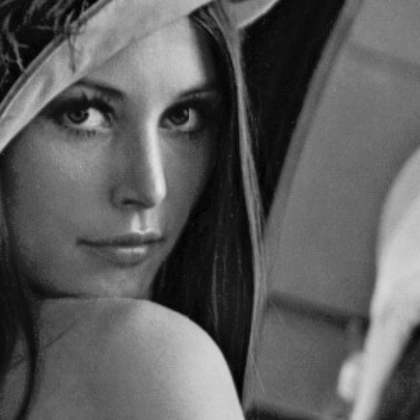
%> input picture Picture1.png, 420 x 420 px, shrunk from 890 x 891 before the run
$ octave image_gamma.m   (GNU Octave 9; MATLAB toolbox functions it lacks are replaced by stand-ins)
%> lines starting %> are read from the running program, lines starting %| are printed output that depends on the picture
% power law transformation %
clear all;
close all;
im = imread('Picture1.png');
%> im is the input picture: size 420x420x3 uint8; min 0, max 228, mean 93.2
im = rgb2gray(im);
%> im: size 420x420 uint8
[row col] = size(im);
%> row = 420; col = 420
gamma_val = input('Enter gamma value: ');
%> the answer given: 2
img = double(im); % converting to double in order to raise to gamma's power

img = img / max(max(img)); % normalize the pixels by dividing by the maximum value
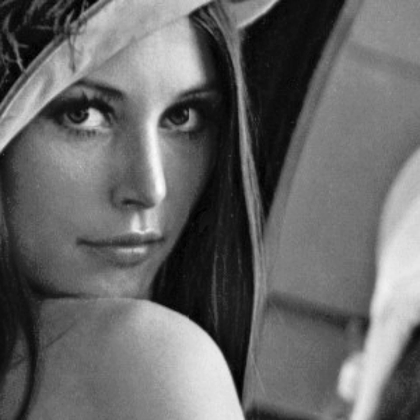
%> img: size 420x420 double; min 0, max 1, mean 0.409

for i=1:row
    for j=1:col
       new_img(i, j) = img(i,j)^gamma_val; % formula for power law: pixel raised to gamma value.
    end
end
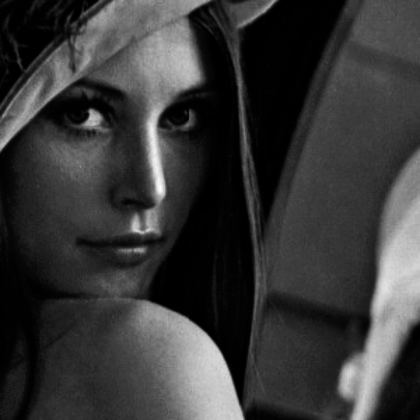
%> new_img: size 420x420 double; min 0, max 1, mean 0.22

new_img = floor(new_img * 255); % since the value is currently between [0 1], multiplying by 255
                                % gets it to the range [0 255]
imshow(uint8(new_img))

$ run again, with Picture2.png copied over Picture1.png
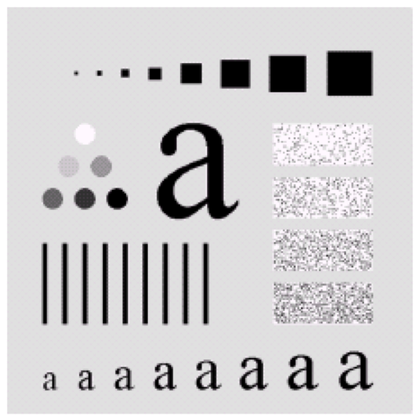
%> input picture Picture2.png, 419 x 420 px, shrunk from 791 x 792 before the run
%> im is the input picture: size 420x419x3 uint8; mean R, G, B 206.4, 205.1, 206.4
%> im: size 420x419 uint8
%> after the loop `for i=1:row`:
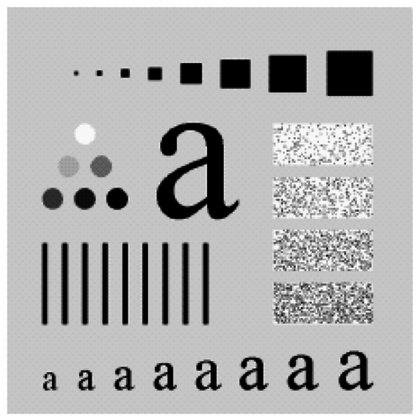
%> new_img: size 420x419 double; min 0, max 1, mean 0.703

$ run again, with noise.png copied over Picture1.png
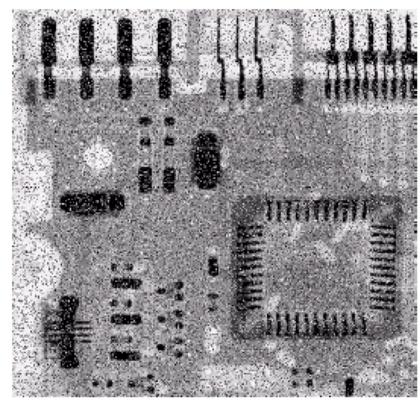
%> input picture noise.png, 420 x 407 px, shrunk from 873 x 846 before the run
%> im is the input picture: size 407x420x3 uint8; mean R, G, B 152.4, 149.3, 152.4
%> im: size 407x420 uint8
%> after the loop `for i=1:row`:
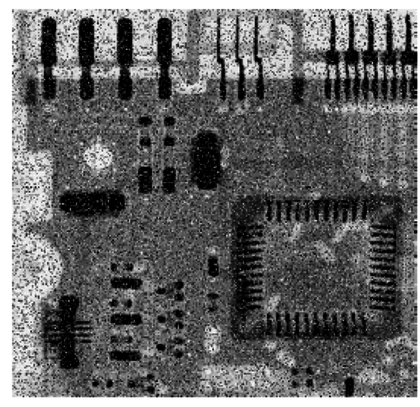
%> new_img: size 407x420 double; min 0, max 1, mean 0.405
